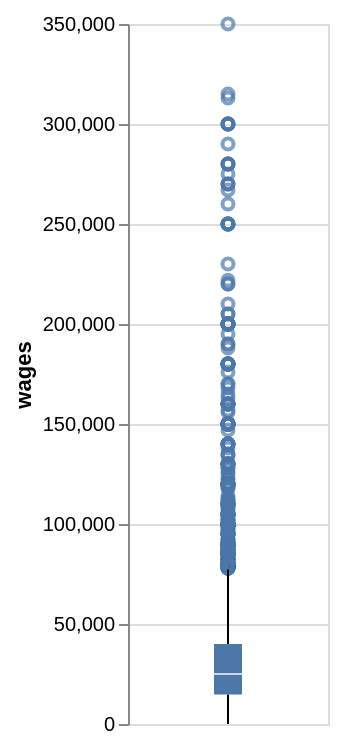

The cell this chart's notebook holds for it:
### Code cell
alt.data_transformers.enable("vegafusion")
working_data.filter(pl.col('has_disablity') == 0).plot.boxplot(y='wages').properties(width=100, height=350)

### Figure 1 — Vega specification as saved in the notebook (floating-point values rounded to 4 significant figures; data arrays with more than 128 entries replaced by an {"elided": "..."} marker saying what was removed)
{"$schema": "https://vega.github.io/schema/vega/v6.json", "data": [{"name": "source_0"}, {"name": "data_0"}, {"name": "data_1", "values": {"elided": "690 records"}}, {"name": "data_2"}, {"name": "data_3", "values": [{"lower_box_wages": 14800.0, "lower_whisker_wages": 0.0, "upper_whisker_wages": 77300.0}]}, {"name": "data_4", "values": [{"lower_whisker_wages": 0.0, "upper_box_wages": 40000.0, "upper_whisker_wages": 77300.0}]}, {"name": "data_5"}, {"name": "data_6", "values": [{"lower_box_wages": 14800.0, "max_wages": 350000.0, "mid_box_wages": 25000.0, "min_wages": 0.0, "upper_box_wages": 40000.0}]}, {"name": "data_7", "values": [{"lower_box_wages": 14800.0, "max_wages": 350000.0, "mid_box_wages": 25000.0, "min_wages": 0.0, "upper_box_wages": 40000.0}]}], "marks": [{"type": "symbol", "name": "layer_0_layer_0_marks", "from": {"data": "data_1"}, "encode": {"update": {"stroke": {"value": "#4c78a8"}, "x": {"signal": "width", "mult": 0.5}, "y": {"field": "wages", "scale": "y"}, "opacity": {"value": 0.7}, "fill": {"value": "transparent"}}}, "style": ["point", "boxplot-outliers"]}, {"type": "rule", "name": "layer_0_layer_1_layer_0_marks", "from": {"data": "data_3"}, "encode": {"update": {"x": {"signal": "width", "mult": 0.5}, "stroke": {"value": "black"}, "y2": {"field": "lower_box_wages", "scale": "y"}, "tooltip": {"signal": "{\"Upper Whisker of wages\": format(datum[\"upper_whisker_wages\"], \"\"), \"Lower Whisker of wages\": format(datum[\"lower_whisker_wages\"], \"\")}"}, "y": {"field": "lower_whisker_wages", "scale": "y"}}}, "style": ["rule", "boxplot-rule"], "aria": false}, {"type": "rule", "name": "layer_0_layer_1_layer_1_marks", "from": {"data": "data_4"}, "encode": {"update": {"stroke": {"value": "black"}, "tooltip": {"signal": "{\"Upper Whisker of wages\": format(datum[\"upper_whisker_wages\"], \"\"), \"Lower Whisker of wages\": format(datum[\"lower_whisker_wages\"], \"\")}"}, "y2": {"field": "upper_whisker_wages", "scale": "y"}, "y": {"field": "upper_box_wages", "scale": "y"}, "x": {"signal": "width", "mult": 0.5}}}, "style": ["rule", "boxplot-rule"], "aria": false}, {"type": "rect", "name": "layer_1_layer_0_marks", "from": {"data": "data_6"}, "encode": {"update": {"xc": {"signal": "width", "mult": 0.5}, "width": {"value": 14}, "y": {"field": "lower_box_wages", "scale": "y"}, "fill": {"value": "#4c78a8"}, "tooltip": {"signal": "{\"Max of wages\": format(datum[\"max_wages\"], \"\"), \"Q3 of wages\": format(datum[\"upper_box_wages\"], \"\"), \"Median of wages\": format(datum[\"mid_box_wages\"], \"\"), \"Q1 of wages\": format(datum[\"lower_box_wages\"], \"\"), \"Min of wages\": format(datum[\"min_wages\"], \"\")}"}, "y2": {"field": "upper_box_wages", "scale": "y"}}}, "style": ["bar", "boxplot-box"]}, {"type": "rect", "name": "layer_1_layer_1_marks", "from": {"data": "data_7"}, "encode": {"update": {"opacity": {"value": 0.7}, "fill": [{"value": "#4c78a8", "test": "datum['lower_box_wages'] >= datum['upper_box_wages']"}, {"value": "white"}], "xc": {"signal": "width", "mult": 0.5}, "width": {"value": 14}, "yc": {"field": "mid_box_wages", "scale": "y"}, "tooltip": {"signal": "{\"Max of wages\": format(datum[\"max_wages\"], \"\"), \"Q3 of wages\": format(datum[\"upper_box_wages\"], \"\"), \"Median of wages\": format(datum[\"mid_box_wages\"], \"\"), \"Q1 of wages\": format(datum[\"lower_box_wages\"], \"\"), \"Min of wages\": format(datum[\"min_wages\"], \"\")}"}, "height": {"value": 1}}}, "aria": false, "style": ["tick", "boxplot-median"]}], "scales": [{"name": "y", "type": "linear", "domain": {"fields": [{"data": "data_1", "field": "wages"}, {"data": "data_3", "field": "lower_whisker_wages"}, {"data": "data_3", "field": "lower_box_wages"}, {"data": "data_4", "field": "upper_box_wages"}, {"data": "data_4", "field": "upper_whisker_wages"}, {"data": "data_6", "field": "lower_box_wages"}, {"data": "data_6", "field": "upper_box_wages"}, {"data": "data_7", "field": "mid_box_wages"}]}, "range": [{"signal": "height"}, 0], "zero": true, "nice": true}], "axes": [{"scale": "y", "domain": false, "zindex": 0, "orient": "left", "grid": true, "minExtent": 0, "maxExtent": 0, "tickCount": {"signal": "ceil(height/40)"}, "labels": false, "aria": false, "ticks": false}, {"scale": "y", "orient": "left", "zindex": 0, "title": "wages", "grid": false, "labelOverlap": true, "tickCount": {"signal": "ceil(height/40)"}}], "padding": 5, "width": 100, "height": 350, "style": "cell", "background": "white"}
